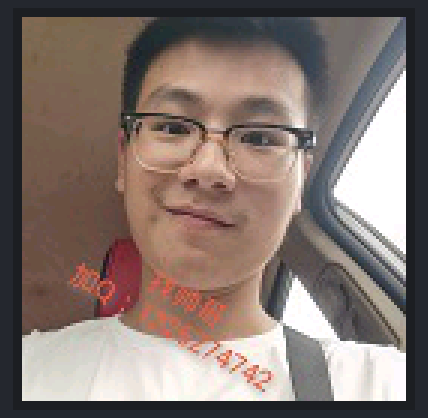
A sketch run on a simulated ESP32. Parts: 128×128 colour display. What the sketch prints to the serial monitor is not drawn.

Above: at 0.3 s.

The sketch:

esp32_GFX.ino
```cpp
#include <Adafruit_GFX.h>    // Core graphics library
#include <Adafruit_ST7735.h> // Hardware-specific library for ST7735
#include <SPI.h>
#include "image.h"
#include <pgmspace.h>

#define TFT_SCL         14
#define TFT_SDA         13
#define TFT_CS          15
#define TFT_RST         16
#define TFT_DC          4
Adafruit_ST7735 tft = Adafruit_ST7735(TFT_CS, TFT_DC, TFT_SDA,TFT_SCL ,TFT_RST);
//Adafruit_ST7735 tft = Adafruit_ST7735(TFT_CS, TFT_DC, TFT_RST);
float p = 3.1415926;

void setup(void) {

  tft.initR(INITR_144GREENTAB);
  tft.setRotation(0);
  Serial.begin(9600);
  Serial.print(F("Hello! ST77xx TFT Test"));
  tft.fillScreen(ST77XX_BLACK);
  drawpicture();
}

void loop(){

//testdrawtext("time:2021,5,26", ST77XX_WHITE);

}

void testdrawtext(char *text, uint16_t color) {
  tft.setCursor(30, 30);
  tft.setTextColor(color);
  tft.setTextWrap(true);
  tft.print(text);
}

void drawpicture(){
  tft.drawRGBBitmap(0,0,shit,128,128);
}
```

Source omitted: image.h (data table, 262533 bytes)
